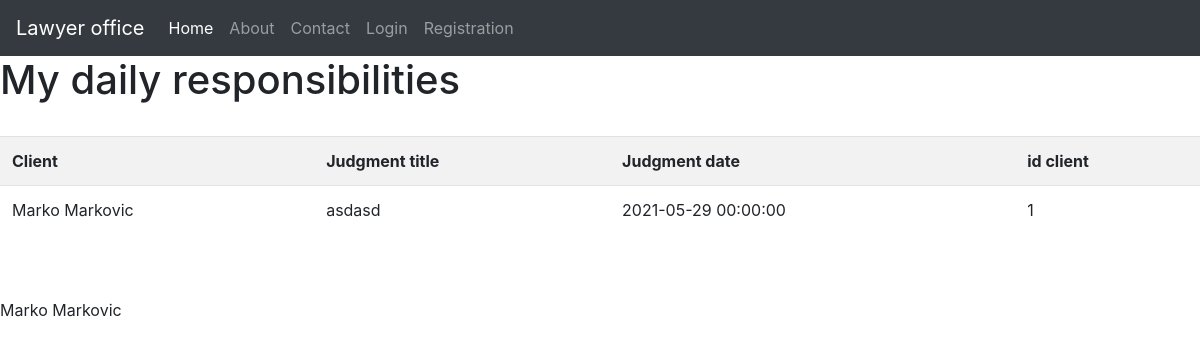
The page /responsibilities on the database its author committed.
### blog/models.py (models this page shows)
class Client(db.Model):
    id = db.Column(db.Integer, primary_key=True)
    first_name = db.Column(db.String(250), nullable=False)
    last_name = db.Column(db.String(250), nullable=False)
    city = db.Column(db.String(50), nullable=False)
    address = db.Column(db.String(50), nullable=False)
    phone = db.Column(db.String(50), nullable=False)
    mail = db.Column(db.String(50))
    user_id = db.Column(db.Integer, db.ForeignKey('user.id'), nullable=False)
    judgments = db.relationship('Judgment', backref='judgments')

class Judgment(db.Model):
    id = db.Column(db.Integer, primary_key=True)
    title = db.Column(db.String(250), nullable=False)
    content = db.Column(db.Text, nullable=False)
    date = db.Column(db.DateTime, nullable=False, default=datetime.utcnow)
    client_id=db.Column(db.Integer, db.ForeignKey('client.id'))

### client/routes.py (the view)
@client.route("/responsibilities", methods=['GET'])
def responsibilities():
    start_day = datetime.today().date()
    end_day = datetime.today().date() + timedelta(days=1)
    judgments = Judgment.query.filter(Judgment.date.between(start_day, end_day)).all()
    for judgment in judgments:
        clients = Client.query.filter(Client.id == judgment.client_id).all()
        for cl in clients:
            print(cl.first_name, cl.last_name)
    return render_template("responsibilities.html", judgments=judgments, clients_list=clients,
                           title="Responsibities")

### blog/templates/responsibilities.html
{% extends 'base.html' %}
{% block content %}
<h1>My daily responsibilities</h1>
<br>
<table class="table table-striped">
    <tr>
        <th>Client</th>
        <th>Judgment title</th>
        <th>Judgment date</th>
        <th>id client</th>
    </tr>
    {% for judgment in judgments %}
    <tr>
        {% for client in clients_list %}
        <td>{{client.first_name}} {{client.last_name}}</td>
        <td>{{judgment.title}}</td>
        <td>{{judgment.date}}</td>
        <td>{{judgment.client_id}}</td>
    </tr>
    {%endfor%}
    {%endfor%}
</table>
<br>
<br>
{% for client in clients_list %}
<p>{{client.first_name}} {{client.last_name}}</p>
{%endfor%}
{% endblock content %}

### rows shown on the page
Judgment: title "asdasd", date "2021-05-29 00:00:00", client_id "1"
Client: first_name "Marko", last_name "Markovic"
